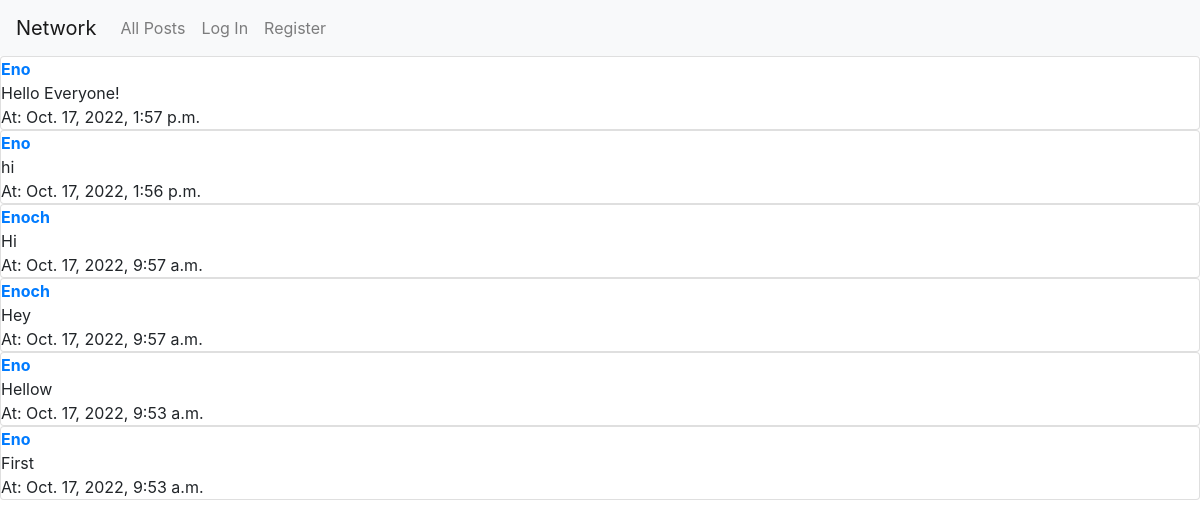
The page / on the database its author committed.
### network/models.py (models this page shows, shortened)
class Post(models.Model):
    body = models.TextField()
    author = models.ForeignKey("User", on_delete=models.CASCADE, related_name="posts")
    date = models.DateTimeField(auto_now_add = True)
    likes = models.ManyToManyField("User", related_name="post_likes")

class User(AbstractUser):
    pass

### network/views.py (the view)
# urls.py: path("", views.index, name="index"),
def index(request):
    posts = Post.objects.all().order_by('-date')
    return render(request, "network/index.html", {
        "posts": posts
    })

### network/templates/network/index.html
{% extends "network/layout.html" %}
{% block body %}
    {% for post in posts %}
    <div class="post_item card ">
        <strong><a href="{% url 'profile' post.author %}">{{post.author}}</a></strong>
        {{ post.body }}<br>
        At: {{ post.date }}
        <br>
    </div>
    {% endfor %}
{% endblock %}

### rows shown on the page
Post: author "Eno", body "Hello Everyone!", date "Oct. 17, 2022, 1:57 p.m."
Post: author "Eno", body "hi", date "Oct. 17, 2022, 1:56 p.m."
Post: author "Enoch", body "Hi", date "Oct. 17, 2022, 9:57 a.m."
Post: author "Enoch", body "Hey", date "Oct. 17, 2022, 9:57 a.m."
Post: author "Eno", body "Hellow", date "Oct. 17, 2022, 9:53 a.m."
Post: author "Eno", body "First", date "Oct. 17, 2022, 9:53 a.m."
